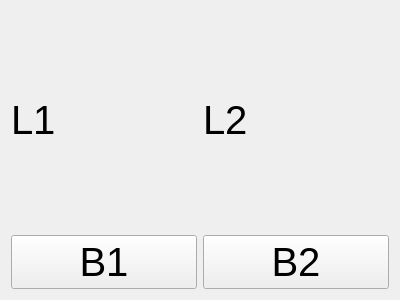
<?xml version="1.0" encoding="UTF-8"?>
<ui version="4.0">
 <class>myWidget</class>
 <widget class="QWidget" name="myWidget">
  <property name="geometry">
   <rect>
    <x>0</x>
    <y>0</y>
    <width>400</width>
    <height>300</height>
   </rect>
  </property>
  <property name="font">
   <font>
    <pointsize>30</pointsize>
   </font>
  </property>
  <property name="windowTitle">
   <string>Form</string>
  </property>
  <layout class="QHBoxLayout" name="horizontalLayout">
   <item>
    <layout class="QGridLayout" name="gridLayout">
     <item row="0" column="0">
      <widget class="QLabel" name="label1">
       <property name="text">
        <string>L1</string>
       </property>
      </widget>
     </item>
     <item row="0" column="1">
      <widget class="QLabel" name="label2">
       <property name="text">
        <string>L2</string>
       </property>
      </widget>
     </item>
     <item row="1" column="0">
      <widget class="QPushButton" name="button1">
       <property name="text">
        <string>B1</string>
       </property>
      </widget>
     </item>
     <item row="1" column="1">
      <widget class="QPushButton" name="button2">
       <property name="text">
        <string>B2</string>
       </property>
      </widget>
     </item>
    </layout>
   </item>
  </layout>
 </widget>
 <resources/>
 <connections/>
</ui>
